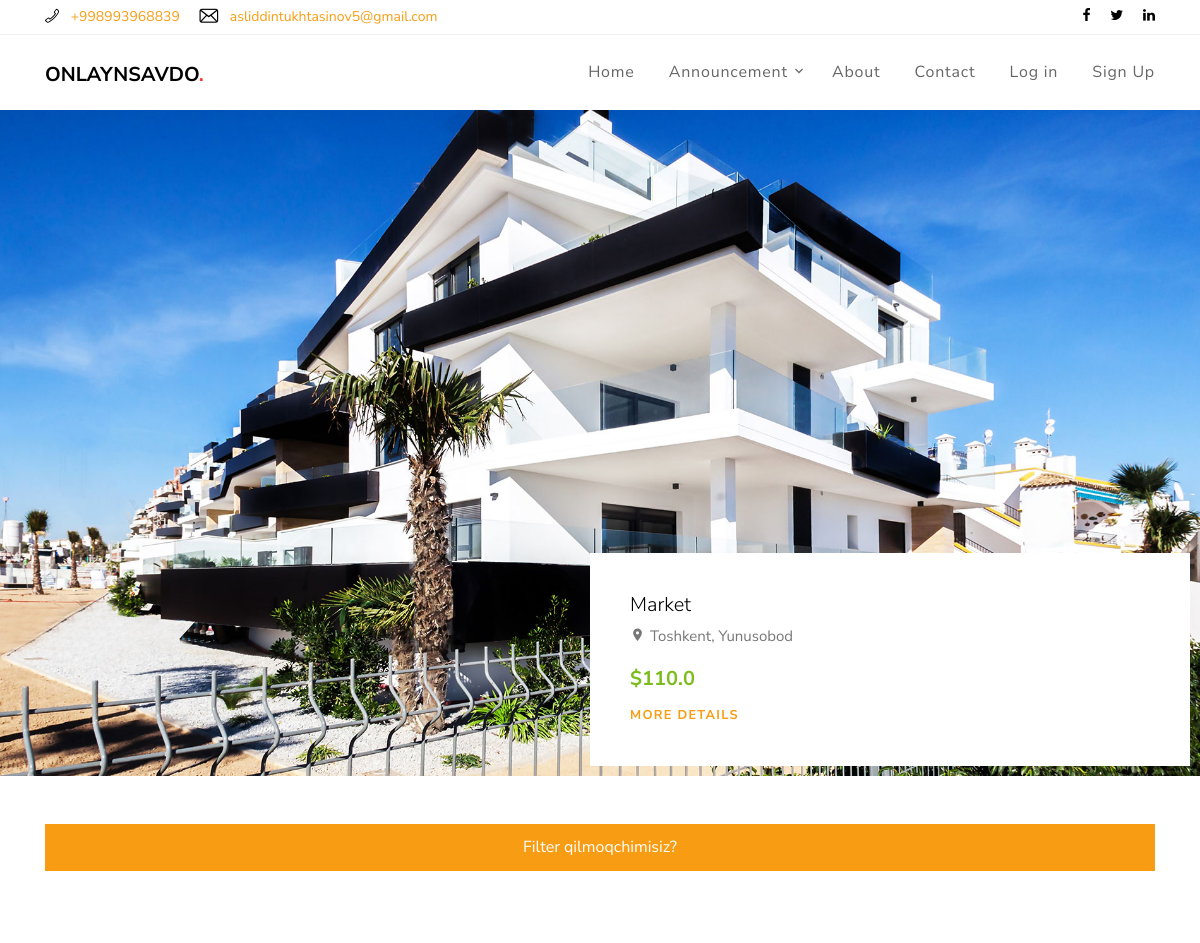
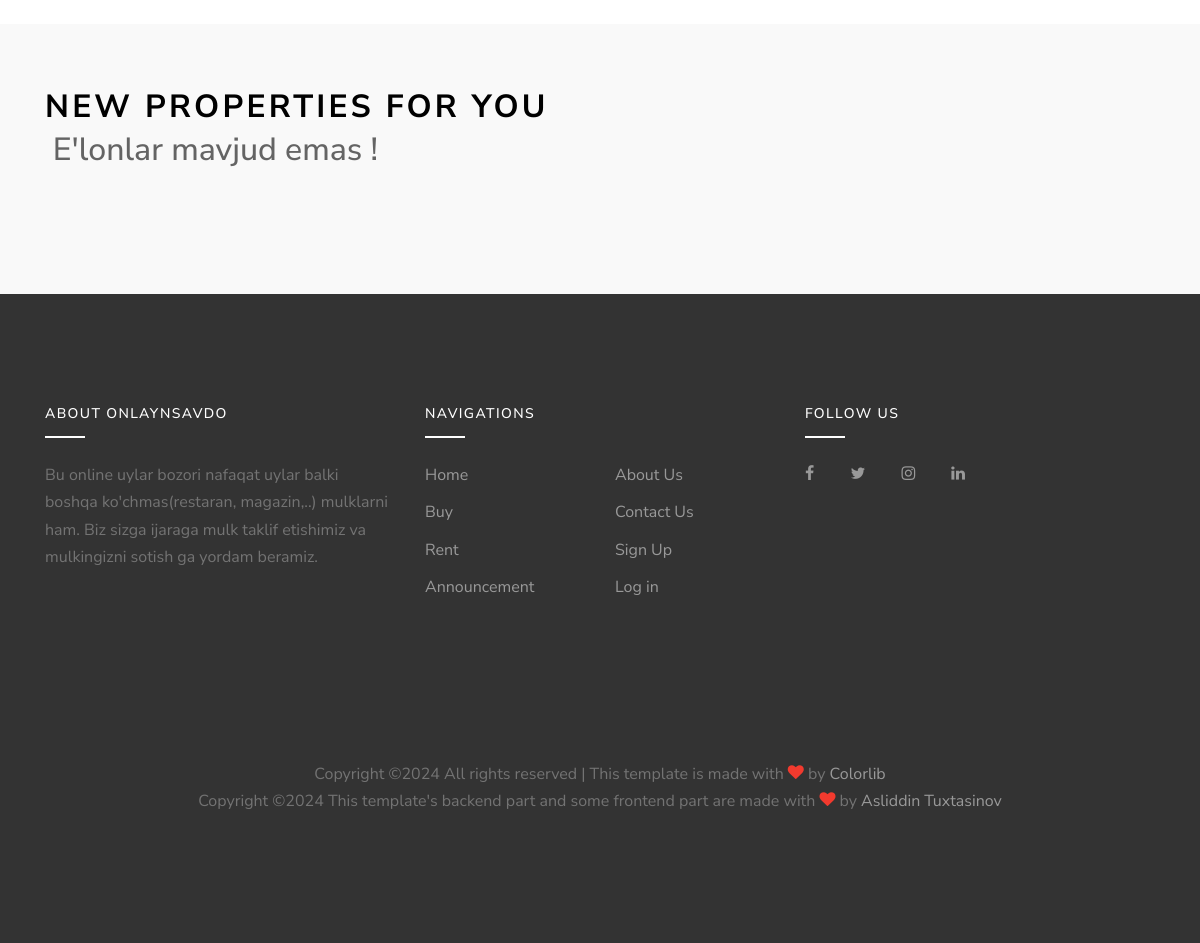
Screenshot of /announcement/ with the database file from the repository (2 pictures, top to bottom).
### announcement/models.py (models this page shows, shortened)
class Posts(models.Model):
    resturant = 'resturant';
    market = 'market';
    float = 'float';
    yard = 'yard'
    type = [(resturant, 'resturant'), (market, 'market'), (float, 'float'), (yard, 'yard')]
    sale = 'buy';
    rent = 'rent'
    type_status = [(sale, 'Buy'), (rent, 'Rent')]
    title = models.CharField(max_length=255, unique=True)
    home_type = models.CharField(max_length=20, choices=type, default=type[2][0])
    type = models.CharField(max_length=20, choices=type_status, default=type_status[0][0])
    price = models.FloatField('price ($)', default=0, blank=True, validators=[MinValueValidator(0)])
    year_build = models.PositiveIntegerField(default=0, blank=True, validators=[MinValueValidator(0)])
    more_info = models.TextField('more info', default="more info ...")
    area = models.FloatField('area (m.kv)', default=1)
    picture = models.ImageField(
        upload_to=f"announcement/%Y/%m/%d/announcement")
    picture2 = models.ImageField(
        upload_to=f"announcement/%Y/%m/%d/announcement")
    picture3 = models.ImageField(
        upload_to=f"announcement/%Y/%m/%d/announcement")
    beds = models.PositiveIntegerField(
        'badroom', validators=[MinValueValidator(1), MaxValueValidator(5)], default=1)
    baths = models.PositiveIntegerField(
        'batheroom', validators=[MinValueValidator(1), MaxValueValidator(5)], default=1)
    garages = models.PositiveIntegerField(
        'garages', validators=[MinValueValidator(0), MaxValueValidator(5)], default=1)
    tel_num = models.CharField("telefon number:", max_length=40, default="+998")
    region = models.ForeignKey(Regions, on_delete=models.CASCADE)
    district = models.ForeignKey(Districts, on_delete=models.CASCADE)
    adress = models.CharField(max_length=255, null=True)
    diller = models.ForeignKey(Agents, on_delete=models.SET_NULL, null=True)
    created_at = models.DateTimeField(auto_now_add=True)
    slug = models.SlugField(max_length=255, db_index=True, blank=True)
    owner = models.ForeignKey(User, on_delete=models.CASCADE)
    is_publish = models.BooleanField(default=False)
    is_send_mail = models.BooleanField(default=False)
    def get_absolute_url(self):
        kwargs = {'slug': self.slug}
        return reverse('post-detail', kwargs=kwargs)
    class Meta:
        ordering = ['-created_at']
        verbose_name_plural = 'Posts'
        verbose_name = 'Post'

class Regions(models.Model):
    region = models.CharField(max_length=150, unique=True)
    def __str__(self):
        return self.region
    class Meta:
        verbose_name_plural = 'Regions'
        verbose_name = 'Region'

class Districts(models.Model):
    region = models.ForeignKey(Regions, on_delete=models.CASCADE)
    district = models.CharField(max_length=150)
    def __str__(self):
        return self.district
    class Meta:
        verbose_name_plural = 'Districts'
        verbose_name = 'District'

### main/views.py (the view)
# urls.py: path('announcement/', AnnouncmentPageView.as_view(), name='announcement'),
class AnnouncmentPageView(ListView):
    queryset = Posts.objects.filter(is_publish=True)
    context_object_name = 'posts'
    template_name = 'properties.html'
    paginate_by = 9
    paginate_orphans = 1
    def get_queryset(self):
        queryset = super().get_queryset()
        queryset=FilterHomeForm(self.request.GET, queryset=queryset)
        return queryset.qs
    def get_context_data(self, *args, **kwargs):
        try:
            context = super().get_context_data()
        except Http404:
            self.kwargs['page'] = 1
            context = super().get_context_data()
        context['main_posts'] = Posts.objects.all()[0:3]
        context['main_page'] = False
        context['filter_form'] = FilterHomeForm(self.request.GET, queryset=self.get_queryset())
        context['region_page'] = ''.join([f"region={x}&" for x in self.request.GET.getlist('region')])
        context['district_page'] = ''.join([f"district={x}&" for x in self.request.GET.getlist('district')])
        return context

### templates/properties.html (shortened to what this page needs)
{% extends 'base.html' %}
{% load static %}
{% block content %}
{% include 'main-posts.html' %}
{% include 'main-search.html' %}
<div class="site-section site-section-sm bg-light">
      <div class="container">
        <div class="row mb-5">
          <div class="col-12">
            <div class="site-section-title">
              <h2>New Properties for You</h2>
            </div>
          </div>
        </div>
        {% include 'posts.html' %}
      </div>
    </div>
{% endblock %}

### templates/main-posts.html
{% load static %}
<div class="slide-one-item home-slider owl-carousel">
    {% for post in main_posts %}
      <div class="site-blocks-cover" style="background-image: url({% static 'images/hero_bg_1.jpg' %});" data-aos="fade" data-stellar-background-ratio="0.5">
        <div class="text">
          <h2>{{post.title|title}}</h2>
          <p class="location"><span class="property-icon icon-room"></span>{{ post.region }}, {{ post.district }}</p>
          <p class="mb-2"><strong>${{post.price}}</strong></p>
          <p class="mb-0"><a href="{{post.get_absolute_url}}" class="text-uppercase small letter-spacing-1 font-weight-bold">More Details</a></p>
        </div>
      </div>
    {% endfor %}
</div>

### static/css/style.css (style rules this page uses)
body { line-height: 1.7; color: rgba(0, 0, 0, 0.6); font-weight: 400; font-size: 1rem; font-family: "Roboto Mono", SFMono-Regular, Menlo, Monaco, Consolas, "Liberation Mono", "Courier New", monospace; font-family: "Nunito Sans", -apple-system, BlinkMacSystemFont, "Segoe UI", Roboto, "Helvetica Neue", Arial, sans-serif, "Apple Color Emoji", "Segoe UI Emoji", "Segoe UI Symbol", "Noto Color Emoji"; }
a { -webkit-transition: .3s all ease; -o-transition: .3s all ease; transition: .3s all ease; }
.letter-spacing-1 { letter-spacing: .1em; }
.bg-light { background: #f9f9f9 !important; }
.site-section { padding: 3em 0; }
@media (min-width: 768px) { .site-section { padding: 7em 0; } }
.site-section.site-section-sm { padding: 4em 0; }
.site-blocks-cover { background-size: cover; background-repeat: no-repeat; background-position: center center; }
.site-blocks-cover .text { text-align: left; position: absolute; bottom: 10px; right: 10px; background: #fff; padding: 40px; width: 50%; }
.site-blocks-cover .text h2 { font-weight: 300; font-size: 20px; color: #000; }
.site-blocks-cover .text .location { font-size: 15px; color: #777; }
.site-blocks-cover .text .location span { display: inline-block; margin-right: 5px; }
.site-blocks-cover .text strong { font-weight: 700; font-size: 20px; color: #7cbd1e; }
.site-blocks-cover, .site-blocks-cover .row { min-height: 600px; height: calc(100vh - 134px); }
.site-blocks-cover p { color: black; line-height: 1.5; }
.site-section-title h2 { text-transform: uppercase; color: #000; font-weight: 700; font-size: 2rem; letter-spacing: .1em; }
.block-13, .slide-one-item { position: relative; z-index: 1; }

### rows the page displays
Posts: title "Market", region "Toshkent", district "Yunusobod", price "110.0"
